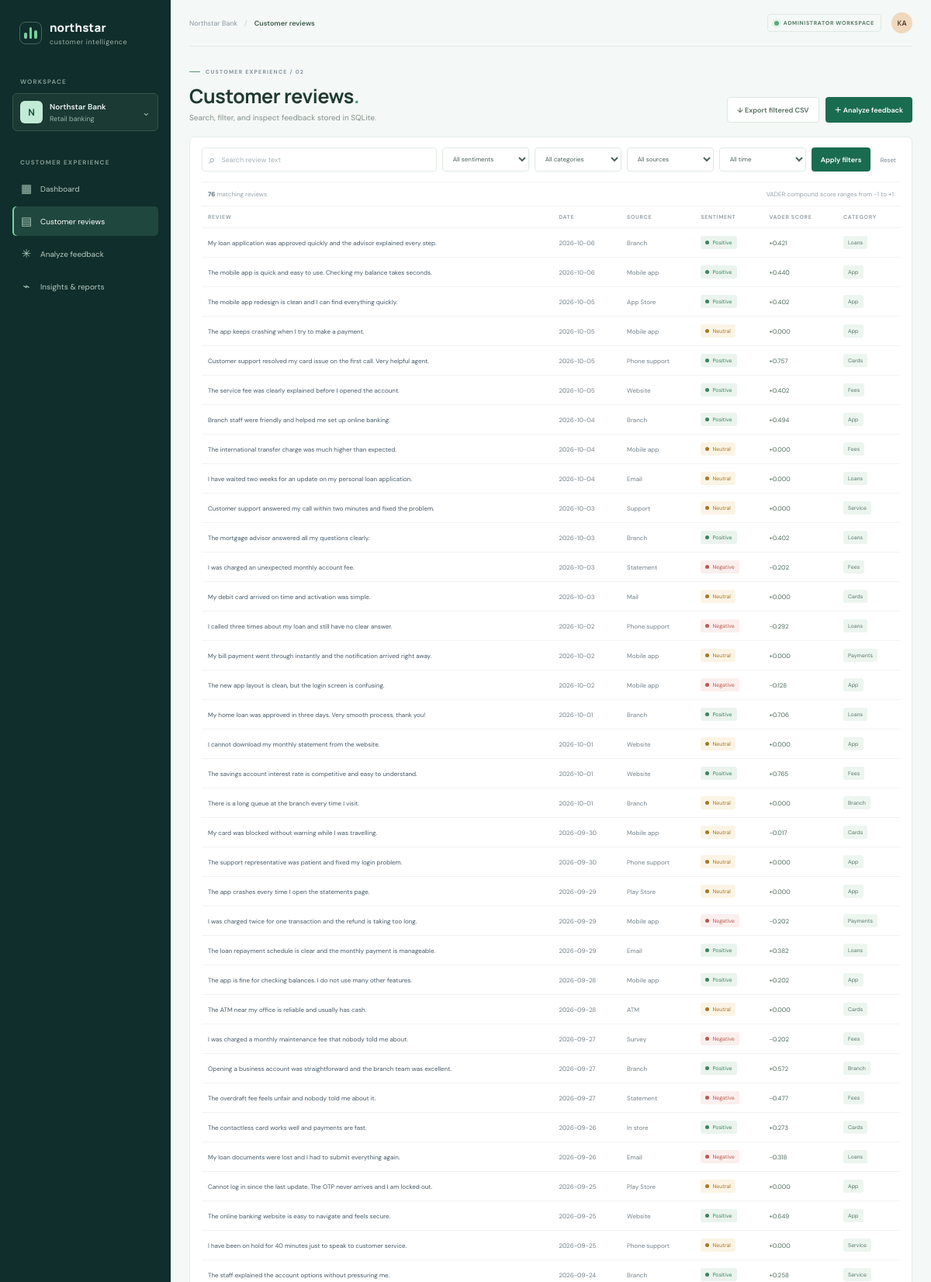
Page /reviews (signed in, upper part) on the committed database.
### tables this page shows
CREATE TABLE customer_reviews (
            id INTEGER PRIMARY KEY AUTOINCREMENT,
            review TEXT NOT NULL,
            review_date TEXT NOT NULL,
            source TEXT NOT NULL DEFAULT 'Other',
            sentiment TEXT NOT NULL CHECK (sentiment IN ('positive', 'neutral', 'negative')),
            score REAL NOT NULL CHECK (score >= -1 AND score <= 1),
            category TEXT NOT NULL DEFAULT 'General',
            created_at TEXT NOT NULL DEFAULT CURRENT_TIMESTAMP
        );

### app.py (the view)
    @app.get("/reviews")
    @login_required
    def reviews_page():
        reviews = fetch_reviews()
        db = get_db()
        categories = [row[0] for row in db.execute("SELECT DISTINCT category FROM customer_reviews ORDER BY category")]
        sources = [row[0] for row in db.execute("SELECT DISTINCT source FROM customer_reviews ORDER BY source")]
        return render_template(
            "reviews.html", page="reviews", reviews=reviews, categories=categories, sources=sources,
            filters={key: request.args.get(key, "") for key in ("q", "sentiment", "category", "source", "period")},
        )

### app.py (called while the page is built)
def get_db() -> sqlite3.Connection:
    if "db" not in g:
        g.db = sqlite3.connect(current_app.config["DATABASE"])
        g.db.row_factory = sqlite3.Row
        g.db.execute("PRAGMA foreign_keys = ON")
    return g.db

def login_required(view):
    @wraps(view)
    def wrapped(*args, **kwargs):
        if not session.get("is_admin") and not session.get("user_id"):
            return redirect(url_for("login", next=request.path))
        return view(*args, **kwargs)
    return wrapped

def csrf_token() -> str:
    if "csrf_token" not in session:
        session["csrf_token"] = secrets.token_urlsafe(24)
    return session["csrf_token"]

def fetch_reviews(args=None) -> list[sqlite3.Row]:
    clauses, values = build_filters(args if args is not None else request.args)
    query = "SELECT * FROM customer_reviews"
    if clauses:
        query += " WHERE " + " AND ".join(clauses)
    query += " ORDER BY review_date DESC, id DESC"
    return get_db().execute(query, values).fetchall()

### templates/reviews.html (shortened to what this page needs)
{% extends 'base.html' %}
{% block content %}
<section class="page-heading"><div><span class="eyebrow"><i></i> CUSTOMER EXPERIENCE / 02</span><h1>Customer reviews<span>.</span></h1><p>Search, filter, and inspect feedback stored in SQLite.</p></div><div class="heading-actions"><a class="button button-outline" href="{{ url_for('export_reviews', **filters) }}">↓ Export filtered CSV</a><a class="button button-primary" href="{{ url_for('analyze_page') }}">＋ Analyze feedback</a></div></section>
<section class="panel reviews-panel"><form class="filter-bar" method="get"><label class="search-control"><span>⌕</span><input type="search" name="q" value="{{ filters.q }}" placeholder="Search review text" aria-label="Search review text" /></label><select name="sentiment" aria-label="Sentiment"><option value="">All sentiments</option></select><select name="category" aria-label="Category"><option value="">All categories</option></select><select name="source" aria-label="Source"><option value="">All sources</option></select><select name="period" aria-label="Date range"><option value="">All time</option></select><button class="button button-primary filter-submit" type="submit">Apply filters</button><a class="reset-link" href="{{ url_for('reviews_page') }}">Reset</a></form>
<div class="table-meta"><span><strong>{{ reviews|length }}</strong> matching reviews</span><span>VADER compound score ranges from −1 to +1</span></div><div class="review-table-wrap"><table><thead><tr><th>REVIEW</th><th>DATE</th><th>SOURCE</th><th>SENTIMENT</th><th>VADER SCORE</th><th>CATEGORY</th></tr></thead><tbody>{% for review in reviews %}<tr><td class="review-cell">{{ review.review }}</td><td>{{ review.review_date }}</td><td>{{ review.source }}</td><td><span class="sentiment-tag {{ review.sentiment }}">{{ review.sentiment }}</span></td><td class="score-cell">{{ '%+.3f'|format(review.score) }}</td><td><span class="category-tag">{{ review.category }}</span></td></tr>{% else %}<tr><td colspan="6" class="empty-row">No reviews match these filters. Try another search or analyze new feedback.</td></tr>{% endfor %}</tbody></table></div></section>
{% endblock %}

### templates/base.html (shortened to what this page needs)
<!doctype html>
<html lang="en">
<head>
  <link rel="stylesheet" href="{{ url_for('static', filename='app.css') }}" />
  <link rel="stylesheet" href="{{ url_for('static', filename='theme-green.css') }}" />
</head>
<body>
  <div class="app-layout">
    <aside class="sidebar" id="sidebar">
      <a class="brand" href="{{ url_for('dashboard') }}"><span class="brand-symbol"><i></i><i></i><i></i></span><span><strong>northstar</strong><small>customer intelligence</small></span></a>
      <div class="workspace-label">WORKSPACE</div>
      <div class="workspace-switch"><span class="workspace-mark">N</span><span><strong>Northstar Bank</strong><small>Retail banking</small></span><b>⌄</b></div>
      <div class="nav-label">CUSTOMER EXPERIENCE</div>
      <nav class="side-nav" aria-label="Main navigation">
        <a class="nav-link {% if page == 'dashboard' %}active{% endif %}" href="{{ url_for('dashboard') }}"><span class="nav-icon">▦</span>Dashboard</a>
        <a class="nav-link {% if page == 'reviews' %}active{% endif %}" href="{{ url_for('reviews_page') }}"><span class="nav-icon">▤</span>Customer reviews</a>
        <a class="nav-link {% if page == 'analyze' %}active{% endif %}" href="{{ url_for('analyze_page') }}"><span class="nav-icon">✳</span>Analyze feedback</a>
        <a class="nav-link {% if page == 'insights' %}active{% endif %}" href="{{ url_for('insights') }}"><span class="nav-icon">⌁</span>Insights &amp; reports</a>
      </nav>
    </aside>
    <main class="main-area">
      <header class="topbar"><button class="mobile-menu" id="mobile-menu" type="button" aria-label="Open navigation">☰</button><div class="breadcrumbs"><span>Northstar Bank</span><b>/</b><strong>{% if page == 'dashboard' %}Dashboard{% elif page == 'reviews' %}Customer reviews{% elif page == 'analyze' %}Analyze feedback{% else %}Insights &amp; reports{% endif %}</strong></div><div class="topbar-right"><span class="secure-state"><i></i> {{ account_role|upper }} WORKSPACE</span><span class="top-avatar">{{ admin_username[:2].upper() }}</span></div></header>
      {% block content %}{% endblock %}
    </main>
  </div>
</body>
</html>

### static/theme-green.css (style rules this page uses)
:root { --navy: #173b33; --navy-deep: #102e2b; --ink: #263a34; --muted: #82918a; --line: #e7eeea; --canvas: #f4f8f6; --blue: #36785b; --teal: #4fa47f; --green: #4da779; }
.sidebar { color: #d9e8e1; background: #102e2b; }
.brand small { color: #9bb1aa; }
.brand-symbol { border-color: #45685b; }
.brand-symbol i { background: #7bd0a2; }
.workspace-label, .nav-label { color: #819b93; }
.workspace-switch { border-color: #35574c; background: #1a3a33; }
.workspace-mark { color: #174e3c; background: #c2ead6; }
.workspace-switch small, .workspace-switch b { color: #9bb6aa; }
.nav-link { color: #b5c9c0; }
.nav-link.active { background: #20473d; box-shadow: inset 2px 0 #7bd0a2; }
.nav-icon { color: #a8c6b7; }
.main-area { background: #f4f8f6; }
.topbar { border-color: #e3ece7; }
.breadcrumbs strong { color: #405b4d; }
.secure-state { border-color: #dfebe4; color: #557b65; }
.page-heading h1 { color: #203a31; }
.page-heading p { color: #82928a; }
.period-form select, .filter-bar select { border-color: #dfe9e2; color: #536b5d; }
.button-primary { background: #1a6c50; }
.button-outline { border-color: #dce8e0; color: #526d5d; }
.metric-card, .panel, .report-summary { border-color: #e4ede7; }
.search-control input, .period-form select, .filter-bar select { color: #4d6557; }
.search-control { border-color: #e1ebe4; }
.category-tag { color: #58796a; background: #edf5ef; }
.score-cell { color: #4f6b5b; }

### rows in the picture
customer_reviews: review "My loan application was approved quickly and the advisor explained every step.", review_date "2026-10-06", source "Branch", sentiment "Positive", score "+0.421", category "Loans"
customer_reviews: review "The mobile app is quick and easy to use. Checking my balance takes seconds.", review_date "2026-10-06", source "Mobile app", sentiment "Positive", score "+0.440", category "App"
customer_reviews: review "The mobile app redesign is clean and I can find everything quickly.", review_date "2026-10-05", source "App Store", sentiment "Positive", score "+0.402", category "App"
customer_reviews: review "The app keeps crashing when I try to make a payment.", review_date "2026-10-05", source "Mobile app", sentiment "Neutral", score "+0.000", category "App"
customer_reviews: review "Customer support resolved my card issue on the first call. Very helpful agent.", review_date "2026-10-05", source "Phone support", sentiment "Positive", score "+0.757", category "Cards"
customer_reviews: review "The service fee was clearly explained before I opened the account.", review_date "2026-10-05", source "Website", sentiment "Positive", score "+0.402", category "Fees"
customer_reviews: review "Branch staff were friendly and helped me set up online banking.", review_date "2026-10-04", source "Branch", sentiment "Positive", score "+0.494", category "App"
customer_reviews: review "The international transfer charge was much higher than expected.", review_date "2026-10-04", source "Mobile app", sentiment "Neutral", score "+0.000", category "Fees"
customer_reviews: review "I have waited two weeks for an update on my personal loan application.", review_date "2026-10-04", source "Email", sentiment "Neutral", score "+0.000", category "Loans"
customer_reviews: review "Customer support answered my call within two minutes and fixed the problem.", review_date "2026-10-03", source "Support", sentiment "Neutral", score "+0.000", category "Service"
customer_reviews: review "The mortgage advisor answered all my questions clearly.", review_date "2026-10-03", source "Branch", sentiment "Positive", score "+0.402", category "Loans"
customer_reviews: review "I was charged an unexpected monthly account fee.", review_date "2026-10-03", source "Statement", sentiment "Negative", score "-0.202", category "Fees"
customer_reviews: review "My debit card arrived on time and activation was simple.", review_date "2026-10-03", source "Mail", sentiment "Neutral", score "+0.000", category "Cards"
customer_reviews: review "I called three times about my loan and still have no clear answer.", review_date "2026-10-02", source "Phone support", sentiment "Negative", score "-0.292", category "Loans"
customer_reviews: review "My bill payment went through instantly and the notification arrived right away.", review_date "2026-10-02", source "Mobile app", sentiment "Neutral", score "+0.000", category "Payments"
customer_reviews: review "The new app layout is clean, but the login screen is confusing.", review_date "2026-10-02", source "Mobile app", sentiment "Negative", score "-0.128", category "App"
customer_reviews: review "My home loan was approved in three days. Very smooth process, thank you!", review_date "2026-10-01", source "Branch", sentiment "Positive", score "+0.706", category "Loans"
customer_reviews: review "I cannot download my monthly statement from the website.", review_date "2026-10-01", source "Website", sentiment "Neutral", score "+0.000", category "App"
customer_reviews: review "The savings account interest rate is competitive and easy to understand.", review_date "2026-10-01", source "Website", sentiment "Positive", score "+0.765", category "Fees"
customer_reviews: review "There is a long queue at the branch every time I visit.", review_date "2026-10-01", source "Branch", sentiment "Neutral", score "+0.000", category "Branch"
customer_reviews: review "My card was blocked without warning while I was travelling.", review_date "2026-09-30", source "Mobile app", sentiment "Neutral", score "-0.017", category "Cards"
customer_reviews: review "The support representative was patient and fixed my login problem.", review_date "2026-09-30", source "Phone support", sentiment "Neutral", score "+0.000", category "App"
customer_reviews: review "The app crashes every time I open the statements page.", review_date "2026-09-29", source "Play Store", sentiment "Neutral", score "+0.000", category "App"
customer_reviews: review "I was charged twice for one transaction and the refund is taking too long.", review_date "2026-09-29", source "Mobile app", sentiment "Negative", score "-0.202", category "Payments"
customer_reviews: review "The loan repayment schedule is clear and the monthly payment is manageable.", review_date "2026-09-29", source "Email", sentiment "Positive", score "+0.382", category "Loans"
customer_reviews: review "The app is fine for checking balances. I do not use many other features.", review_date "2026-09-28", source "Mobile app", sentiment "Positive", score "+0.202", category "App"
customer_reviews: review "The ATM near my office is reliable and usually has cash.", review_date "2026-09-28", source "ATM", sentiment "Neutral", score "+0.000", category "Cards"
customer_reviews: review "I was charged a monthly maintenance fee that nobody told me about.", review_date "2026-09-27", source "Survey", sentiment "Negative", score "-0.202", category "Fees"
customer_reviews: review "Opening a business account was straightforward and the branch team was excellent.", review_date "2026-09-27", source "Branch", sentiment "Positive", score "+0.572", category "Branch"
customer_reviews: review "The overdraft fee feels unfair and nobody told me about it.", review_date "2026-09-27", source "Statement", sentiment "Negative", score "-0.477", category "Fees"
customer_reviews: review "The contactless card works well and payments are fast.", review_date "2026-09-26", source "In store", sentiment "Positive", score "+0.273", category "Cards"
customer_reviews: review "My loan documents were lost and I had to submit everything again.", review_date "2026-09-26", source "Email", sentiment "Negative", score "-0.318", category "Loans"
customer_reviews: review "Cannot log in since the last update. The OTP never arrives and I am locked out.", review_date "2026-09-25", source "Play Store", sentiment "Neutral", score "+0.000", category "App"
customer_reviews: review "The online banking website is easy to navigate and feels secure.", review_date "2026-09-25", source "Website", sentiment "Positive", score "+0.649", category "App"
customer_reviews: review "I have been on hold for 40 minutes just to speak to customer service.", review_date "2026-09-25", source "Phone support", sentiment "Neutral", score "+0.000", category "Service"
customer_reviews: review "The staff explained the account options without pressuring me.", review_date "2026-09-24", source "Branch", sentiment "Positive", score "+0.258", category "Service"

### other values in the picture
{{ account_role|upper }} "ADMINISTRATOR"
{{ admin_username[:2].upper() }} "KA"
{{ reviews|length }} "76"
